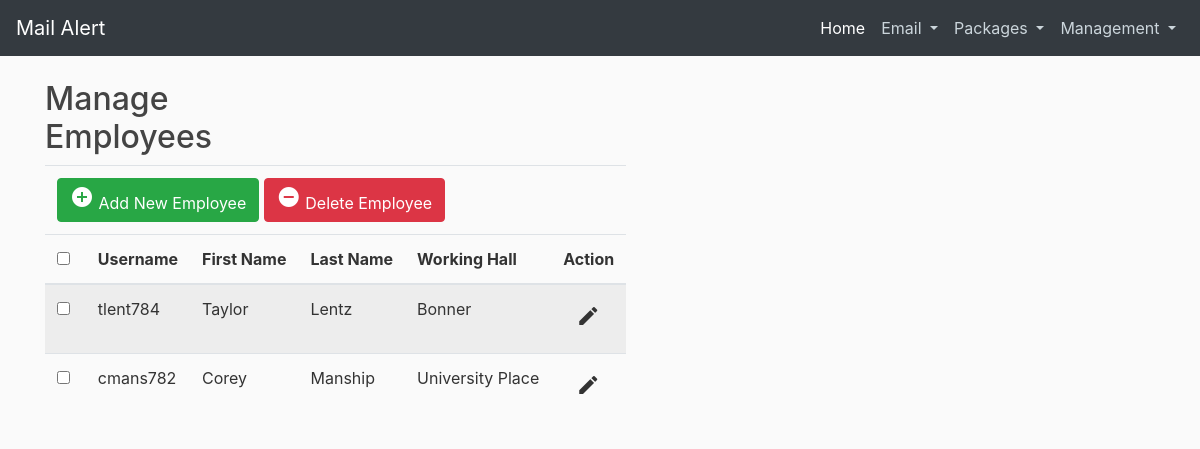
Page /management on the earlier database version.
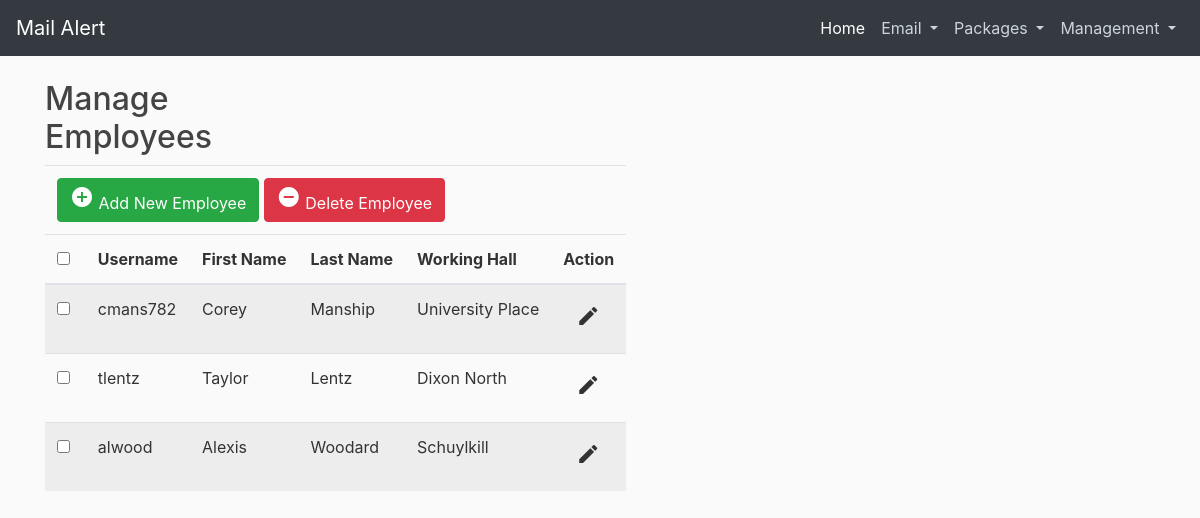
Same page on the later database version.
### mailalert/models.py (models this page shows, shortened)
class Employee(db.Model, UserMixin):
    id = db.Column(db.Integer, primary_key=True)
    username = db.Column(db.String(100), unique=True, nullable=False)
    fname = db.Column(db.String(100), nullable=False)
    lname = db.Column(db.String(100), nullable=False)
    workinghall = db.Column(db.String(2), nullable=False)
    password = db.Column(db.String(60), nullable=False)

### mailalert/routes.py (the view, shortened to what this page needs)
@app.route("/management", methods=['GET', 'POST'])
def management():
    form = ManagementForm()
    employees = Employee.query.all()
    return render_template('management.html', title='Management', form=form, employees=employees)

### mailalert/forms.py (shortened to what this page needs)
class ManagementForm(FlaskForm):
    username = StringField('Username', validators=[DataRequired()])
    firstName = StringField('First Name', validators=[DataRequired()])
    lastName = StringField('Last Name', validators=[DataRequired()])
    phone = StringField('Phone Number')
    hall = SelectField('Working Hall', choices=[('Dixon North', 'Dixon North'), ('Dixon South', 'Dixon South'), ('Village South', 'Village South'),
                                                ('University Place', 'University Place'), ('Bonner', 'Bonner'), ('Johnson', 'Johnson'),
                                                ('Schuylkill', 'Schuylkill'), ('Lehigh', 'Lehigh'), ('Beck', 'Beck'),
                                                ('Berks', 'Berks'), ('Deatrick', 'Deatrick'), ('Rothermel', 'Rothermel'), ('Honors', 'Honors')])
    password = PasswordField('Password', validators=[DataRequired()])
    confirm_password = PasswordField('Confirm Password', validators=[DataRequired(), EqualTo('password')])
    submit = SubmitField('Submit')

### mailalert/templates/management.html (shortened to what this page needs)
{% extends "layout.html" %}
{%block content %}
<head>
</head>
<body>
	<div class="container">
		<form action="{{ url_for('delete_employee') }}" method="POST">
			<div class="table-wrapper">
				<div class="table-title">
					<div class="row">
						<div class="col-sm-6">
							<h2>Manage Employees</h2>
						</div>
					</div>
				</div>
				<table class="table table-striped table-hover">
					<thead>
						<tr>
							<div class="btn-toolbar float-right">
								<td colspan="7">
									<a href="#addEmployeeModal" class="btn btn-success" data-toggle="modal"><i
											class="material-icons">&#xE147;</i> <span>Add New Employee</span></a>
									<a href="#deleteEmployeeModal" class="btn btn-danger" data-toggle="modal"><i
											class="material-icons">&#xE15C;</i> <span>Delete Employee</span></a>
								</td>
							</div>
						</tr>
						<tr>
							<th>
								<span class="custom-checkbox">
									<input type="checkbox" id="selectAll" />
								</span>
							</th>
							<th>Username</th>
							<th>First Name</th>
							<th>Last Name</th>
							<th>Working Hall</th>
							<th>Action</th>
						</tr>
					</thead>
					{% for employee in employees %}
					<tr>
						<td><span class="custom-checkbox">
								<input type="checkbox" name="del_employees" value="{{ employee.id }}" />
							</span></td>
						<td>{{ employee.username }}</td>
						<td>{{ employee.fname }}</td>
						<td>{{ employee.lname }}</td>
						<td>{{ employee.workinghall }}</td>
						<td><a align="center" class=" btn edit" title="Edit" id="edit" data-toggle="tooltip"><i class="material-icons">&#xE254;</i></a></td>
					</tr>
					{% endfor %}
				</table>
			</div>
		</form>
	</div>
</body>
{% endblock %}

### mailalert/templates/layout.html (shortened to what this page needs)
<!DOCTYPE html>
<html>
<head>
  <link rel="stylesheet" href="https://maxcdn.bootstrapcdn.com/bootstrap/4.0.0/css/bootstrap.min.css"
>
  <link rel="stylesheet" type="text/css" href="{{ url_for('static', filename='main.css') }}">
  <link rel="stylesheet" href="https://maxcdn.bootstrapcdn.com/font-awesome/4.7.0/css/font-awesome.min.css">
</head>
<body>
  <header class="site-header">
    <nav class="navbar navbar-expand-lg navbar-dark bg-dark fixed-top">
      <a class="navbar-brand" href="/">Mail Alert</a>
      <div class="collapse navbar-collapse" id="navbarNavDropdown">
        <ul class="navbar-nav ml-auto">
          <li class="nav-item active">
            <a class="nav-link" href="/">Home <span class="sr-only">(current)</span></a>
          </li>
          <li class="nav-item dropdown">
            <a class="nav-link dropdown-toggle" href="#" id="navbarDropdownMenuLink" data-toggle="dropdown"
              aria-haspopup="true" aria-expanded="false">
              Email
            </a>
          </li>
          <li class="nav-item dropdown">
            <a class="nav-link dropdown-toggle" href="#" id="navbarDropdownMenuLink" data-toggle="dropdown"
              aria-haspopup="true" aria-expanded="false">
              Packages
            </a>
          </li>
          <li class="nav-item dropdown">
            <a class="nav-link dropdown-toggle" href="#" id="navbarDropdownMenuLink" data-toggle="dropdown"
              aria-haspopup="true" aria-expanded="false">
              Management
            </a>
          </li>
        </ul>
      </div>
    </nav>
  </header>
  <main role="main" class="container">
    <div class="row">
      <div>
        {% block content %}{% endblock %}
      </div>
    </div>
  </main>
</body>
</html>

### mailalert/static/main.css (style rules this page uses)
body { background: #fafafa; color: #333333; margin-top: 5rem; }
h1, h2, h3, h4, h5, h6 { color: #444444; }
.site-header .navbar-nav .nav-link { color: #cbd5db; }

Differences in the rows shown:
removed Employee: username "tlent784", fname "Taylor", lname "Lentz", workinghall "Bonner"
added Employee: username "tlentz", fname "Taylor", lname "Lentz", workinghall "Dixon North"
added Employee: username "alwood", fname "Alexis", lname "Woodard", workinghall "Schuylkill"
